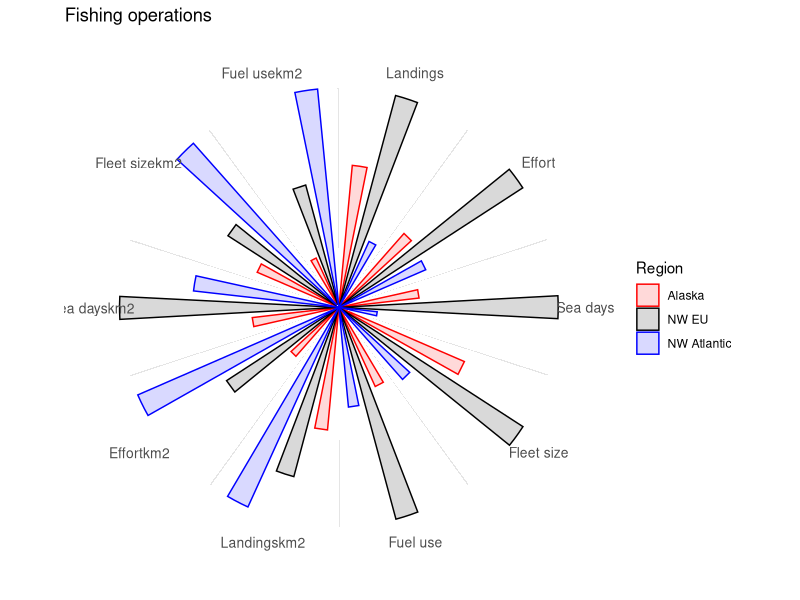
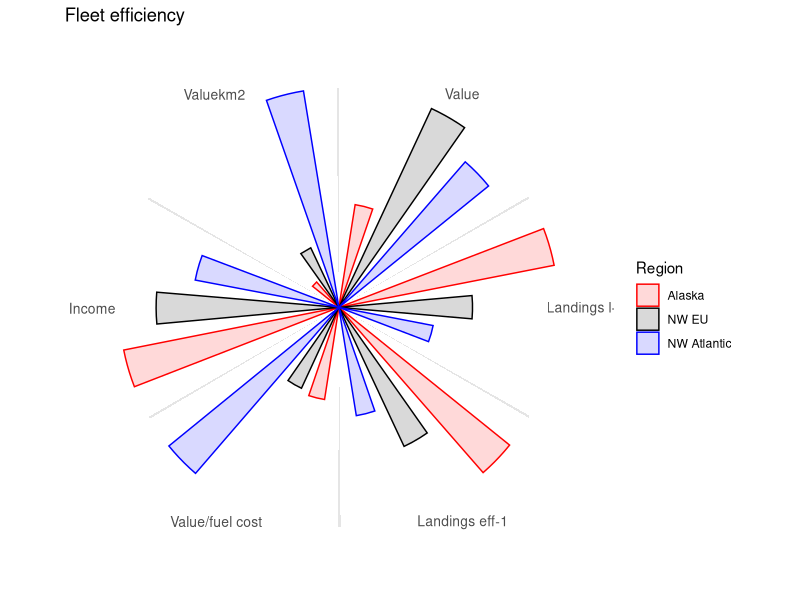

These figures' R source, in order:

library(ggplot2)
library(dplyr)

data <- data.frame(
  Category = rep(c("Landings", "Effort", "Sea days", "Fleet size", "Fuel use",
                   "Landingskm2", "Effortkm2", "Sea dayskm2", "Fleet sizekm2", "Fuel usekm2"), 3),
  Score = c(2521,128,0.46,9420,393,
            c(2521,128,0.46,9420,393)/1315,
            3876,285,1.25,15115,990,
            c(3876,285,1.25,15115,990)/1421,
            1281,123,0.22,6626,452,
            c(1281,123,0.22,6626,452)/375),
  Region = rep(c("Alaska", "NW EU", "NW Atlantic"), each = 10)
)

data$Category <- factor(data$Category, levels = unique(data$Category))

data_norm <- data %>%
  group_by(Category) %>%
  mutate(NormalizedScore = Score / max(Score)) %>%
  ungroup()

# Number of categories
n_cat <- length(levels(data$Category))

# Create data for dividers: one narrow bar per boundary, placed between categories
divider_df <- data.frame(
  Category = levels(data$Category),
  NormalizedScore = 1,    # full height
  Region = "Divider"
)

divider_df$Category <- factor(divider_df$Category, levels = levels(data$Category))

plot_data <- bind_rows(data_norm, divider_df)

plot_data$Region <- factor(plot_data$Region, levels = c("Alaska", "NW EU", "NW Atlantic", "Divider"))

pdf("../Output/Figure4_sub_operations.pdf",width = 7,height = 7)
layout(matrix(c(1:16), nrow = 4, ncol = 4, byrow = TRUE))
tr <- ggplot() +
  # Draw divider bars very narrow and full height, dodge = 0 so bars sit in the center of categories
  geom_bar(data = subset(plot_data, Region != "Divider"),
           aes(x = Category, y = NormalizedScore, fill = Region, color=Region),
           stat = "identity",
           position = position_dodge(width = 0.8),
           width = 0.5) +
  coord_polar(start = 0) +
  scale_fill_manual(values = c(
    "Alaska" = "#FF000026",
    "NW EU" = "#00000026",
    "NW Atlantic" = "#0000FF26"
  )) +
scale_color_manual(values = c(
  "Alaska" = "red",
  "NW EU" = "black",
  "NW Atlantic" = "blue"
)) +
  theme_minimal() +
  theme(
    axis.title = element_blank(),
    axis.text.y = element_blank(),
    axis.text.x = element_text(size = 10),
    panel.grid = element_blank(),
    legend.position = "right"
  ) +
  labs(title = "Fishing operations")

tr +   geom_bar(data = subset(plot_data, Region == "Divider"),
                aes(x = Category, y = NormalizedScore),
                stat = "identity",
                fill = "gray90",
                width = 0.01,
                position = position_nudge(x = 0.5),  # shift dividers halfway between categories
                show.legend = FALSE)

dev.off()

# -----------------------------------------------


library(ggplot2)
library(dplyr)

data <- data.frame(
  Category = rep(c("Value","Landings l-1","Landings eff-1","Value/fuel cost","Income",
                   "Valuekm2"), 3),
  Score = c(2.381,6.4,20,6.8,36,
            c(2.381)/1315,
            5.021,3.9,14,6.5,30,
            c(5.021)/1421,
            4.412,2.8,10,16,24,
            c(4.412)/375),
  Region = rep(c("Alaska", "NW EU", "NW Atlantic"), each = 6)
)

data$Category <- factor(data$Category, levels = unique(data$Category))

data_norm <- data %>%
  group_by(Category) %>%
  mutate(NormalizedScore = Score / max(Score)) %>%
  ungroup()

# Number of categories
n_cat <- length(levels(data$Category))

# Create data for dividers: one narrow bar per boundary, placed between categories
divider_df <- data.frame(
  Category = levels(data$Category),
  NormalizedScore = 1,    # full height
  Region = "Divider"
)

divider_df$Category <- factor(divider_df$Category, levels = levels(data$Category))

plot_data <- bind_rows(data_norm, divider_df)

plot_data$Region <- factor(plot_data$Region, levels = c("Alaska", "NW EU", "NW Atlantic", "Divider"))

pdf("../Output/Figure4_sub_effic.pdf",width = 7,height = 7)

tr <- ggplot() +
  # Draw divider bars very narrow and full height, dodge = 0 so bars sit in the center of categories
  geom_bar(data = subset(plot_data, Region != "Divider"),
           aes(x = Category, y = NormalizedScore, fill = Region, color=Region),
           stat = "identity",
           position = position_dodge(width = 0.8),
           width = 0.5) +
  coord_polar(start = 0) +
  scale_fill_manual(values = c(
    "Alaska" = "#FF000026",
    "NW EU" = "#00000026",
    "NW Atlantic" = "#0000FF26"
  )) +
  scale_color_manual(values = c(
    "Alaska" = "red",
    "NW EU" = "black",
    "NW Atlantic" = "blue"
  )) +
  theme_minimal() +
  theme(
    axis.title = element_blank(),
    axis.text.y = element_blank(),
    axis.text.x = element_text(size = 10),
    panel.grid = element_blank(),
    legend.position = "right"
  ) +
  labs(title = "Fleet efficiency")

tr +   geom_bar(data = subset(plot_data, Region == "Divider"),
                aes(x = Category, y = NormalizedScore),
                stat = "identity",
                fill = "gray90",
                width = 0.01,
                position = position_nudge(x = 0.5),  # shift dividers halfway between categories
                show.legend = FALSE)

dev.off()